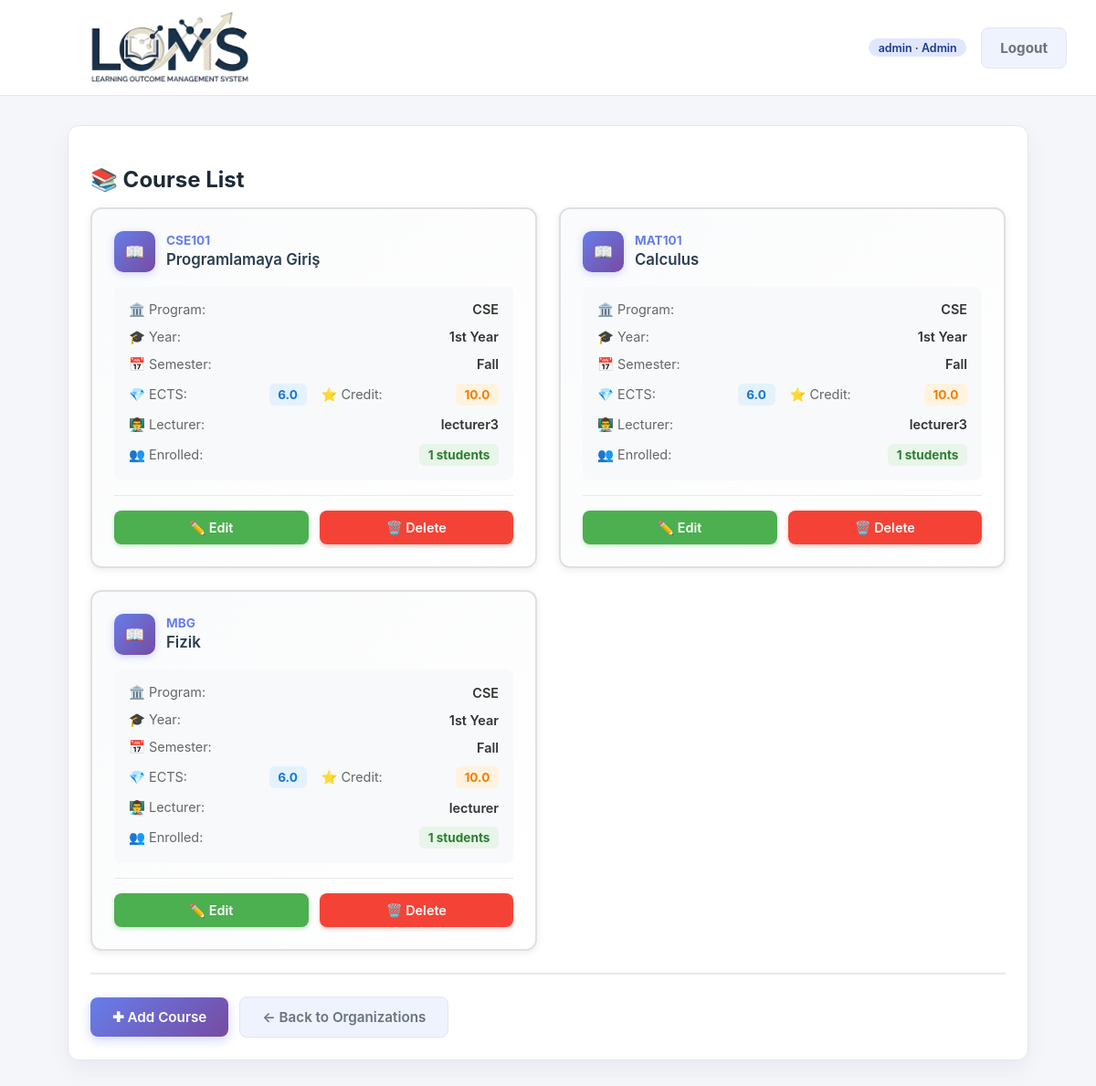
The app's page /courses/ (signed in), older data.
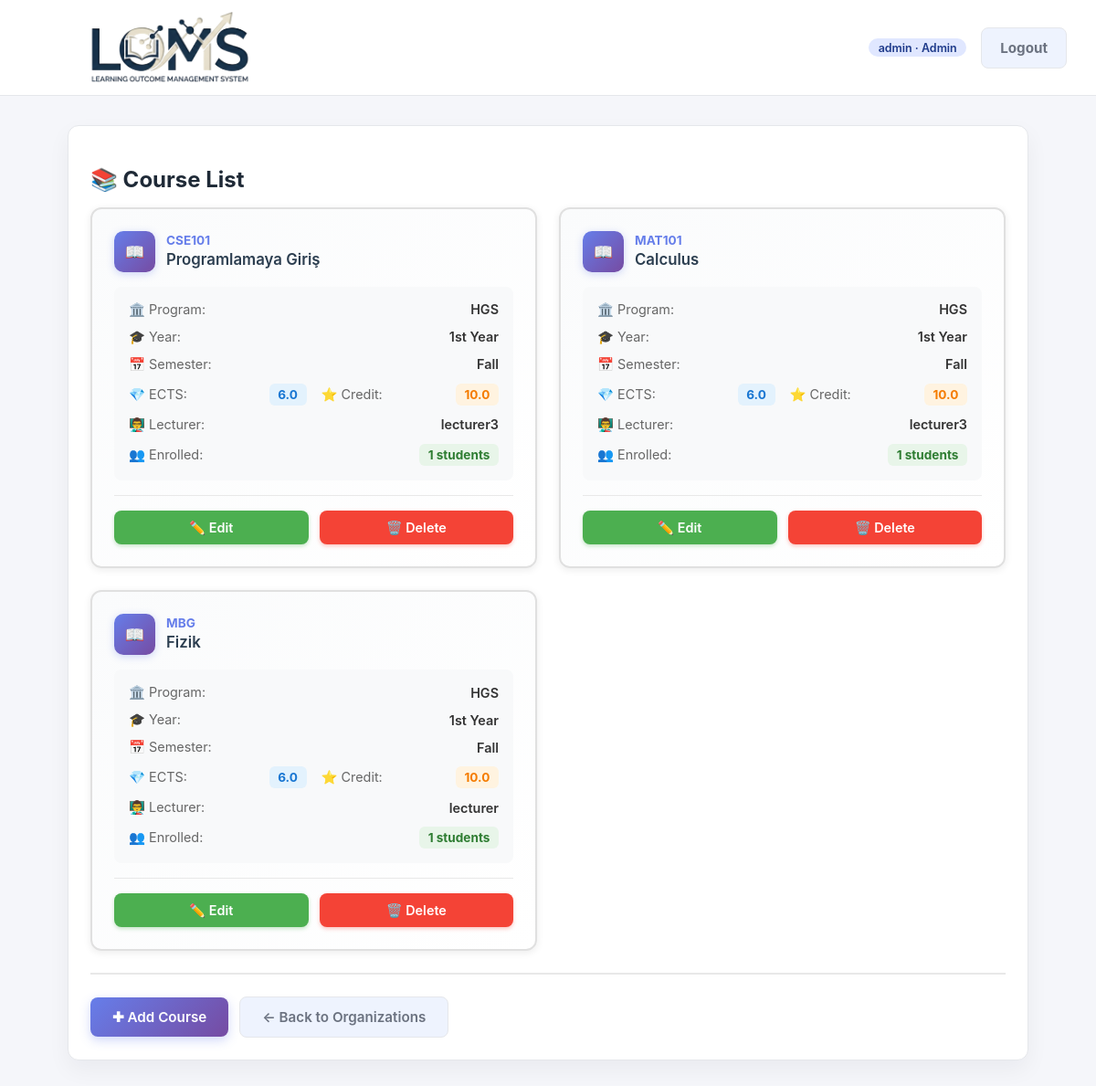
The same page, newer data.
### courses/models.py (models this page shows, shortened)
class Course(models.Model):
    class Year(models.IntegerChoices):
        YEAR_1 = 1, "1st Year"
        YEAR_2 = 2, "2nd Year"
        YEAR_3 = 3, "3rd Year"
        YEAR_4 = 4, "4th Year"
    class Semester(models.TextChoices):
        FALL = "FALL", "Fall"
        SPRING = "SPRING", "Spring"
        YEARLONG = "YEARLONG", "Year-long"
    program = models.ForeignKey(
        Program,
        on_delete=models.CASCADE,
        related_name="courses",
    )
    code = models.CharField(max_length=50)
    name = models.CharField(max_length=255)
    year = models.PositiveSmallIntegerField(
        choices=Year.choices,
        null=True,
        blank=True,
        help_text="Dersin tipik alındığı sınıf (1,2,3,4).",
    )
    semester = models.CharField(
        max_length=16,
        choices=Semester.choices,
        default=Semester.FALL,
    )
    ects = models.DecimalField(
        max_digits=4,
        decimal_places=1,
        null=True,
        blank=True,
        help_text="ECTS / AKTS",
    )
    credit = models.DecimalField(
        max_digits=4,
        decimal_places=1,
        null=True,
        blank=True,
        help_text="Yerel kredi",
    )
    description = models.TextField(
        blank=True,
        help_text="Ders açıklaması",
    )
    lecturer = models.ForeignKey(
        settings.AUTH_USER_MODEL,
        null=True,
        blank=True,
        on_delete=models.SET_NULL,
        related_name="lecturer_courses_assigned",
        help_text="Dersin genel sorumlu öğretim üyesi (program bazında).",
    )
    students = models.ManyToManyField(
        settings.AUTH_USER_MODEL,
        blank=True,
        related_name="enrolled_courses",
        help_text="Bu derse kayıtlı öğrenciler (otomatik atanır).",
    )
    class Meta:
        unique_together = ("program", "code")
        ordering = ["program", "year", "semester", "code"]

### organizations/models.py (models this page shows, shortened)
class Program(models.Model):
    name = models.CharField(max_length=255)
    code = models.CharField(max_length=50, unique=True)
    faculty = models.ForeignKey(
        Faculty,
        on_delete=models.CASCADE,
        related_name="programs",
    )
    description = models.TextField(
        blank=True,
        help_text="Program description / açıklama",
    )
    coordinator = models.ForeignKey(
        settings.AUTH_USER_MODEL,
        null=True,
        blank=True,
        on_delete=models.SET_NULL,
        related_name="coordinated_programs",
        help_text="Programdan sorumlu öğretim elemanı / coordinator",
    )

### accounts/models.py (models this page shows, shortened)
class CustomUser(AbstractUser):
    class Role(models.TextChoices):
        ADMIN = "ADMIN", "Admin"
        STUDENT_AFFAIRS = "STUDENT_AFFAIRS", "Student Affairs"
        FACULTY_MEMBER = "FACULTY_MEMBER", "Faculty Member"
        LECTURER = "LECTURER", "Lecturer"
        STUDENT = "STUDENT", "Student"
    role = models.CharField(
        max_length=32,
        choices=Role.choices,
        default=Role.STUDENT,
    )
    student_grade = models.PositiveSmallIntegerField(
        null=True,
        blank=True,
        help_text="Student grade / year (1, 2, 3, 4 ...)",
    )
    student_faculty = models.ForeignKey(
        "organizations.Faculty",
        null=True,
        blank=True,
        on_delete=models.SET_NULL,
        related_name="students",
        help_text="Student için kayıtlı olduğu Faculty",
    )
    student_program = models.ForeignKey(
        "organizations.Program",
        null=True,
        blank=True,
        on_delete=models.SET_NULL,
        related_name="students",
        help_text="Student için kayıtlı olduğu program",
    )
    faculty_member_faculty = models.ForeignKey(
        "organizations.Faculty",
        null=True,
        blank=True,
        on_delete=models.SET_NULL,
        related_name="faculty_members",
        help_text="Faculty Member için sorumlu olduğu Faculty",
    )
    lecturer_programs = models.ManyToManyField(
        "organizations.Program",
        blank=True,
        related_name="lecturers",
        help_text="Lecturer için sorumlu olduğu Program(lar)",
    )
    lecturer_courses = models.ManyToManyField(
        "courses.Course",
        blank=True,
        related_name="lecturers",
        help_text="Lecturer için sorumlu olduğu Course(lar)",
    )
    phone = models.CharField(
        max_length=20,
        blank=True,
        null=True,
    )
    student_number = models.CharField(
        max_length=32,
        null=True,
        blank=True,
        help_text="Öğrenci numarası",
    )
    objects = CustomUserManager()
    @property
    def is_admin(self):
        return self.role == self.Role.ADMIN and self.is_superuser
    @property
    def is_student_affairs(self):
        return self.role == self.Role.STUDENT_AFFAIRS
    @property
    def is_faculty_member(self):
        return self.role == self.Role.FACULTY_MEMBER
    @property
    def is_lecturer(self):
        return self.role == self.Role.LECTURER
    @property
    def is_student(self):
        return self.role == self.Role.STUDENT

### courses/views.py (the view)
# urls.py: path("", course_list, name="course_list"),
@role_required(CustomUser.Role.STUDENT_AFFAIRS)
def course_list(request):
    program_id = request.GET.get("program")
    if program_id:
        program = get_object_or_404(Program, id=program_id)
        courses = Course.objects.filter(program=program).select_related("program")
    else:
        program = None
        courses = Course.objects.select_related("program").all()
    context = {
        "courses": courses,
        "selected_program": program,
    }
    return render(request, "courses/course_list.html", context)

### templates/courses/course_list.html (shortened to what the changed rows need)
{% extends "base.html" %}
{% block content %}
<section class="card">
    <h2 class="page-title">📚 Course List</h2>
    <div style="display: grid; grid-template-columns: repeat(auto-fill, minmax(380px, 1fr)); gap: 1.5rem; margin-bottom: 1.5rem;">
        {% for c in courses %}
            <div style="border: 2px solid #e0e0e0; border-radius: 12px; padding: 1.5rem; background: linear-gradient(135deg, #fafbfc 0%, #ffffff 100%); box-shadow: 0 2px 8px rgba(0,0,0,0.08); transition: all 0.3s ease;"
                 onmouseover="this.style.transform='translateY(-4px)'; this.style.boxShadow='0 6px 16px rgba(0,0,0,0.12)'; this.style.borderColor='#667eea';"
                 onmouseout="this.style.transform='translateY(0)'; this.style.boxShadow='0 2px 8px rgba(0,0,0,0.08)'; this.style.borderColor='#e0e0e0';">
                <div style="margin-bottom: 1rem;">
                    <div style="display: flex; align-items: center; gap: 0.75rem; margin-bottom: 0.5rem;">
                        <div style="width: 45px; height: 45px; background: linear-gradient(135deg, #667eea 0%, #764ba2 100%); border-radius: 10px; display: flex; align-items: center; justify-content: center; color: white; font-weight: bold; font-size: 1.1rem; box-shadow: 0 2px 8px rgba(102, 126, 234, 0.3);">
                            📖
                        </div>
                        <div style="flex: 1;">
                            <div style="font-size: 0.85rem; color: #667eea; font-weight: 700; margin-bottom: 0.15rem;">
                                {{ c.code }}
                            </div>
                            <div style="font-weight: 600; color: #2c3e50; font-size: 1.05rem; line-height: 1.3;">
                                {{ c.name }}
                            </div>
                        </div>
                    </div>
                </div>
                <div style="display: grid; gap: 0.75rem; margin-bottom: 1rem; padding: 1rem; background: #f8f9fa; border-radius: 8px;">
                    <div style="display: flex; justify-content: space-between; align-items: center;">
                        <span style="color: #666; font-size: 0.9rem;">🏛️ Program:</span>
                        <span style="font-weight: 600; color: #333; font-size: 0.9rem;">{{ c.program.code }}</span>
                    </div>
                    {% if c.year %}
                    <div style="display: flex; justify-content: space-between; align-items: center;">
                        <span style="color: #666; font-size: 0.9rem;">🎓 Year:</span>
                        <span style="font-weight: 600; color: #333; font-size: 0.9rem;">{{ c.get_year_display }}</span>
                    </div>
                    {% endif %}
                    <div style="display: flex; justify-content: space-between; align-items: center;">
                        <span style="color: #666; font-size: 0.9rem;">📅 Semester:</span>
                        <span style="font-weight: 600; color: #333; font-size: 0.9rem;">{{ c.get_semester_display }}</span>
                    </div>
                    <div style="display: flex; gap: 1rem;">
                        {% if c.ects %}
                        <div style="flex: 1; display: flex; justify-content: space-between; align-items: center;">
                            <span style="color: #666; font-size: 0.9rem;">💎 ECTS:</span>
                            <span style="background: #e3f2fd; color: #1976d2; padding: 0.25rem 0.6rem; border-radius: 6px; font-weight: 700; font-size: 0.85rem;">{{ c.ects }}</span>
                        </div>
                        {% endif %}
                        {% if c.credit %}
                        <div style="flex: 1; display: flex; justify-content: space-between; align-items: center;">
                            <span style="color: #666; font-size: 0.9rem;">⭐ Credit:</span>
                            <span style="background: #fff3e0; color: #f57c00; padding: 0.25rem 0.6rem; border-radius: 6px; font-weight: 700; font-size: 0.85rem;">{{ c.credit }}</span>
                        </div>
                        {% endif %}
                    </div>
                    {% if c.lecturer %}
                    <div style="display: flex; justify-content: space-between; align-items: center;">
                        <span style="color: #666; font-size: 0.9rem;">👨‍🏫 Lecturer:</span>
                        <span style="font-weight: 600; color: #333; font-size: 0.9rem;">{{ c.lecturer.username }}</span>
                    </div>
                    {% endif %}
                    <div style="display: flex; justify-content: space-between; align-items: center;">
                        <span style="color: #666; font-size: 0.9rem;">👥 Enrolled:</span>
                        <span style="background: #e8f5e9; color: #2e7d32; padding: 0.25rem 0.6rem; border-radius: 6px; font-weight: 700; font-size: 0.85rem;">{{ c.students.count }} students</span>
                    </div>
                </div>
                <div style="display: flex; gap: 0.75rem; padding-top: 1rem; border-top: 1px solid #e8e8e8;">
                    <a href="{% url 'courses:course_edit' c.id %}"
                       style="flex: 1; text-align: center; background: #4CAF50; color: white; padding: 0.6rem 1rem; border-radius: 8px; text-decoration: none; font-weight: 600; font-size: 0.9rem; transition: all 0.3s ease; box-shadow: 0 2px 4px rgba(76, 175, 80, 0.3);"
                       onmouseover="this.style.background='#45a049'; this.style.transform='translateY(-2px)'; this.style.boxShadow='0 4px 8px rgba(76, 175, 80, 0.4)';"
                       onmouseout="this.style.background='#4CAF50'; this.style.transform='translateY(0)'; this.style.boxShadow='0 2px 4px rgba(76, 175, 80, 0.3)';">
                        ✏️ Edit
                    </a>
                    <a href="{% url 'courses:course_delete' c.id %}"
                       style="flex: 1; text-align: center; background: #f44336; color: white; padding: 0.6rem 1rem; border-radius: 8px; text-decoration: none; font-weight: 600; font-size: 0.9rem; transition: all 0.3s ease; box-shadow: 0 2px 4px rgba(244, 67, 54, 0.3);"
                       onmouseover="this.style.background='#da190b'; this.style.transform='translateY(-2px)'; this.style.boxShadow='0 4px 8px rgba(244, 67, 54, 0.4)';"
                       onmouseout="this.style.background='#f44336'; this.style.transform='translateY(0)'; this.style.boxShadow='0 2px 4px rgba(244, 67, 54, 0.3)';">
                        🗑️ Delete
                    </a>
                </div>
            </div>
        {% empty %}
            <div style="grid-column: 1 / -1; text-align: center; padding: 3rem 1rem; background: #f9f9f9; border-radius: 12px; border: 2px dashed #ddd;">
                <div style="font-size: 3rem; margin-bottom: 1rem;">📚</div>
                <p style="color: #999; font-size: 1.1rem; margin: 0;">No courses found.</p>
            </div>
        {% endfor %}
    </div>
</section>
{% endblock %}

Row changes from the older to the newer data that the page shows:
changed through a linked row, Course "Programlamaya Giriş": program.code "CSE" → "HGS"
changed through a linked row, Course "Calculus": program.code "CSE" → "HGS"
changed through a linked row, Course "Fizik": program.code "CSE" → "HGS"
